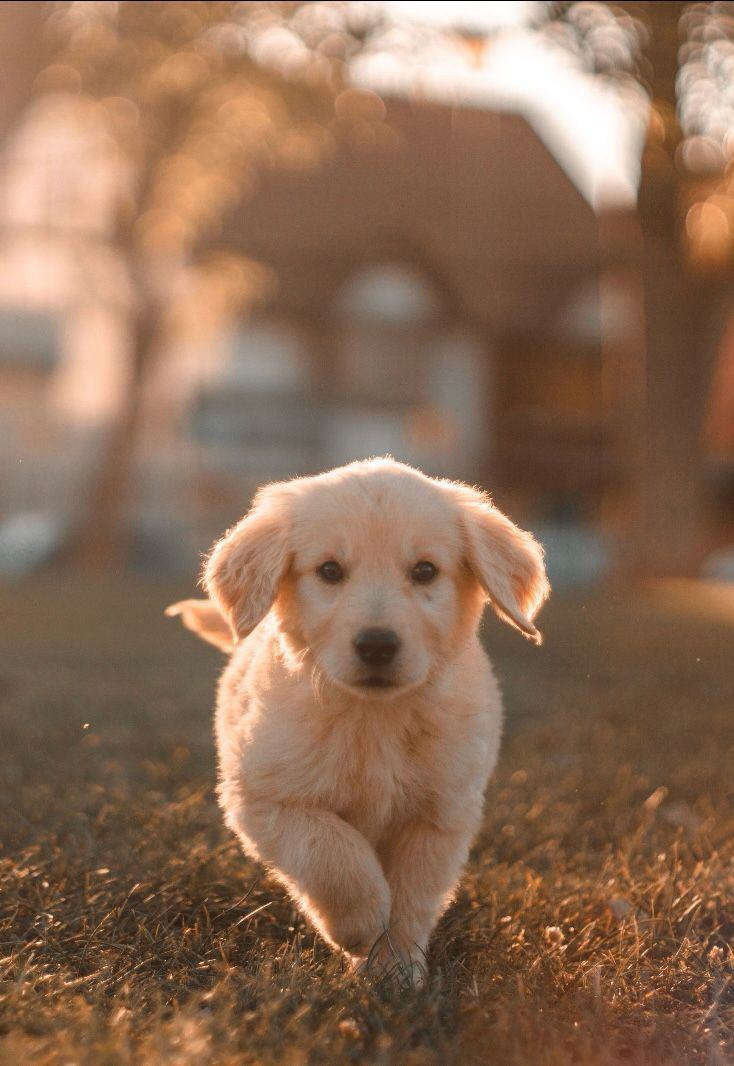
#> input picture images/dog1.png, 734 x 1066 px, found by its file name
$ python osbdesc.py
#> lines starting #> are read from the running program, lines starting #| are printed output that depends on the picture
#> further down, imReference is the input picture: shape (1066, 734, 3); mean B, G, R 85.2, 108.4, 140.5
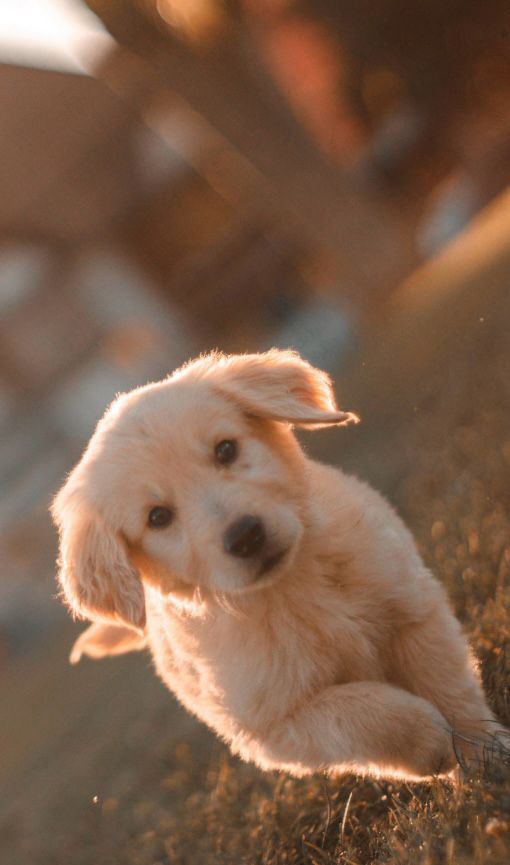
#> input picture images/dog1r.png, 510 x 865 px, found by its file name
#> further down, im is the input picture: shape (865, 510, 3); mean B, G, R 74.2, 94.8, 125.5
from __future__ import print_function
import cv2
import numpy as np

MAX_FEATURES = 500
GOOD_MATCH_PERCENT = 0.15

def alignImages(im1, im2):

    # Convert images to grayscale
    im1Gray = cv2.cvtColor(im1, cv2.COLOR_BGR2GRAY)
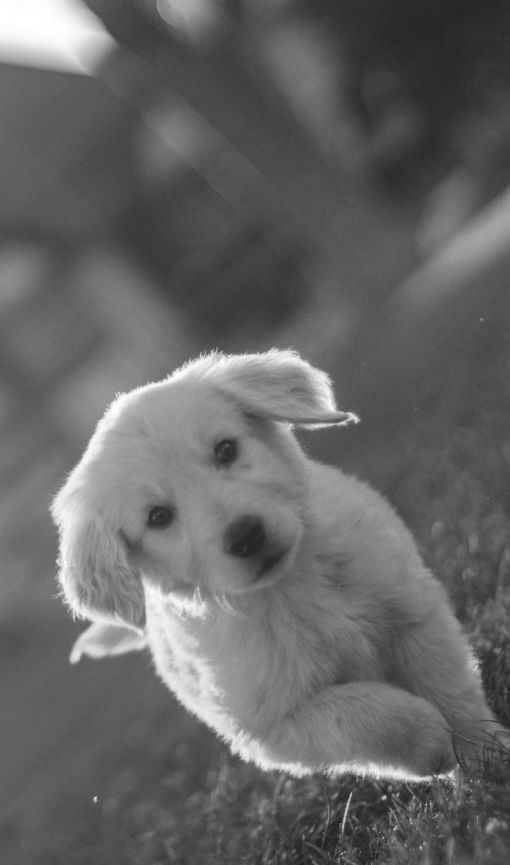
#> im1Gray: shape (865, 510); min 23, max 255, mean 101.6
    im2Gray = cv2.cvtColor(im2, cv2.COLOR_BGR2GRAY)
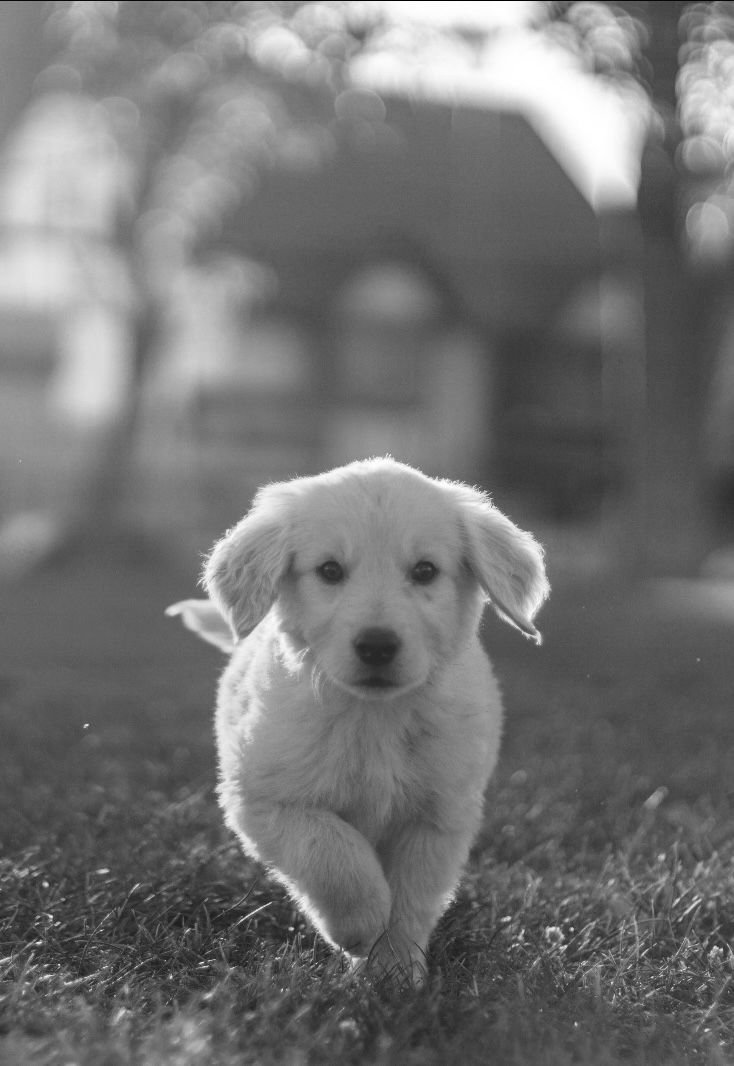
#> im2Gray: shape (1066, 734); min 0, max 255, mean 115.4

    # Detect ORB features and compute descriptors.
    orb = cv2.ORB_create(MAX_FEATURES)
    keypoints1, descriptors1 = orb.detectAndCompute(im1Gray, None)
#> keypoints1 = 500 keypoints; strongest (x, y, size): (384, 796, 31), (384, 797, 37.2), (95, 798, 31), (439, 776, 31)
    keypoints2, descriptors2 = orb.detectAndCompute(im2Gray, None)
#> keypoints2 = 500 keypoints; strongest (x, y, size): (51, 916, 31), (292, 928, 31), (571, 929, 31), (46, 885, 31)

    # Match features.
    matcher = cv2.DescriptorMatcher_create(cv2.DESCRIPTOR_MATCHER_BRUTEFORCE_HAMMING)
    matches = matcher.match(descriptors1, descriptors2, None)
#> matches = 500 matches

    #   # Sort matches by score
    #   matches.sort(key=lambda x: x.distance, reverse=False)

    # Remove not so good matches
    numGoodMatches = int(len(matches) * GOOD_MATCH_PERCENT)
#> numGoodMatches = 75
    matches = matches[:numGoodMatches]
#> matches = 75 matches

    # Draw top matches
    imMatches = cv2.drawMatches(im1, keypoints1, im2, keypoints2, matches, None)
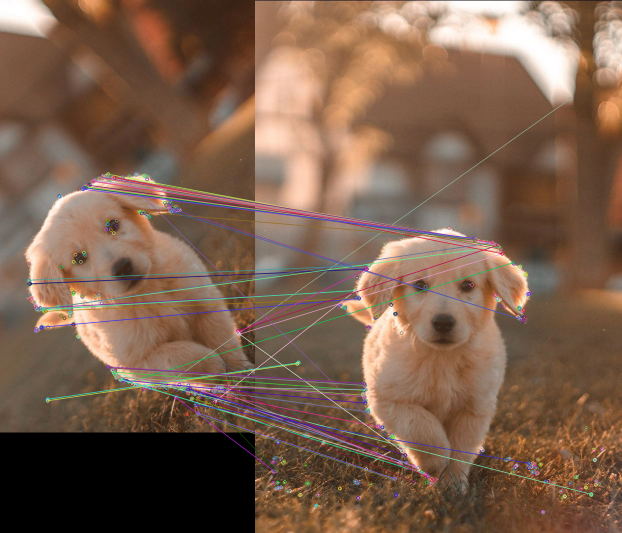
#> imMatches: shape (1066, 1244, 3) (shown at 1/2 size); mean B, G, R 77.2, 95.9, 124.1
    cv2.imwrite("matches.jpg", imMatches)


    # Extract location of good matches
    points1 = np.zeros((len(matches), 2), dtype=np.float32)
#> points1 = 75 pairs, first value 0 to 0, second value 0 to 0
    points2 = np.zeros((len(matches), 2), dtype=np.float32)
#> points2 = 75 pairs, first value 0 to 0, second value 0 to 0

    for i, match in enumerate(matches):
        points1[i, :] = keypoints1[match.queryIdx].pt
        points2[i, :] = keypoints2[match.trainIdx].pt
#> this loop made 75 passes
#> after the loop, points1 = 75 pairs, first value 57 to 478, second value 348 to 829; points2 = 75 pairs, first value 38.4 to 672, second value 197.1 to 988

    # Find homography
    h, mask = cv2.findHomography(points1, points2, cv2.RANSAC)
#> h = [[0.711, -0.707, 584.7], [0.707, 0.725, 89.38], [-8.48e-06, 1.78e-05, 1]]; mask = 75 values, max 1 at index 2, min 0 at index 0, mean 0.56
    print(h)
#| [[ 7.11186793e-01 -7.07082626e-01  5.84687831e+02]
#|  [ 7.06580435e-01  7.24568954e-01  8.93797202e+01]
#|  [-8.47556997e-06  1.77821692e-05  1.00000000e+00]]
    # Use homography
    height, width, channels = im2.shape
#> height = 1066; width = 734; channels = 3
    print(width)
#| 734
    print(height)
#| 1066
    im1Reg = cv2.warpPerspective(im1, h, (width, height))
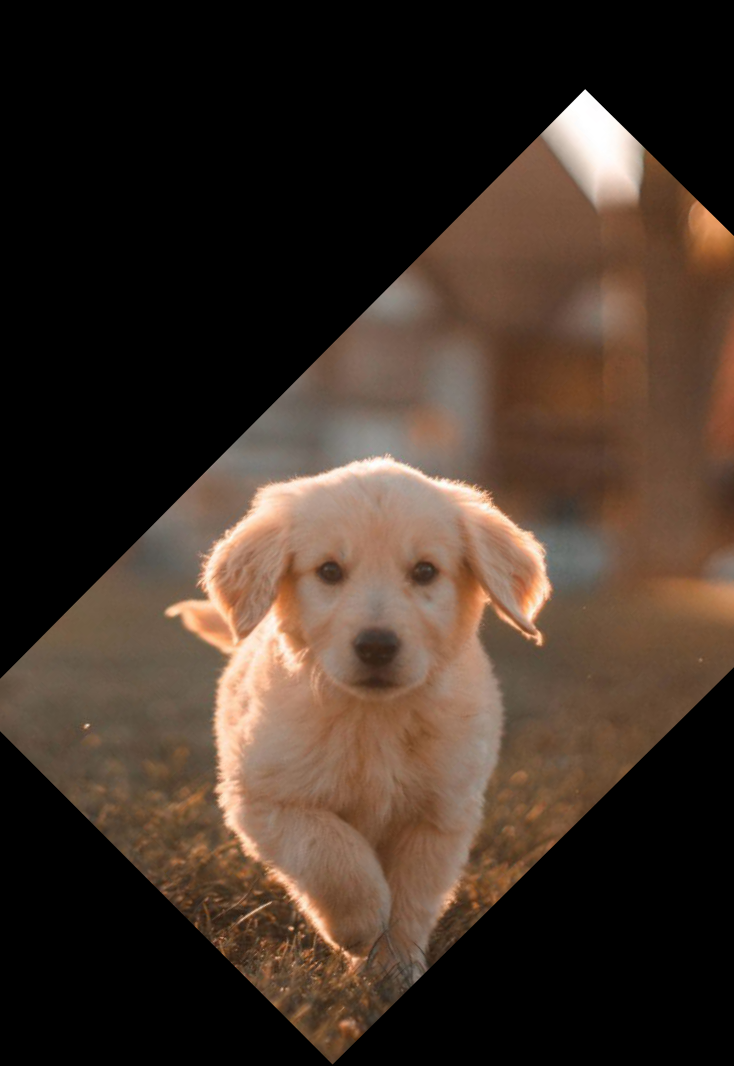
#> im1Reg: shape (1066, 734, 3); mean B, G, R 39.6, 50.1, 65.4

    return im1Reg, h

if __name__ == '__main__':

    # Read reference image
    refFilename = "./dog1.png"
    print("Reading reference image : ", refFilename)
    imReference = cv2.imread(refFilename, cv2.IMREAD_COLOR)

    # Read image to be aligned
    imFilename = "./dog1r.png"
    print("Reading image to align : ", imFilename);
    im = cv2.imread(imFilename, cv2.IMREAD_COLOR)

    print("Aligning images ...")
    # Registered image will be resotred in imReg.
    # The estimated homography will be stored in h.
    imReg, h = alignImages(im, imReference)

    # Write aligned image to disk.
    outFilename = "aligned.jpg"
    print("Saving aligned image : ", outFilename);
    cv2.imwrite(outFilename, imReg)

    # Print estimated homography
    print("Estimated homography : \n",  h)
#| Estimated homography :
#|  [[ 7.11186793e-01 -7.07082626e-01  5.84687831e+02]
#|  [ 7.06580435e-01  7.24568954e-01  8.93797202e+01]
#|  [-8.47556997e-06  1.77821692e-05  1.00000000e+00]]
